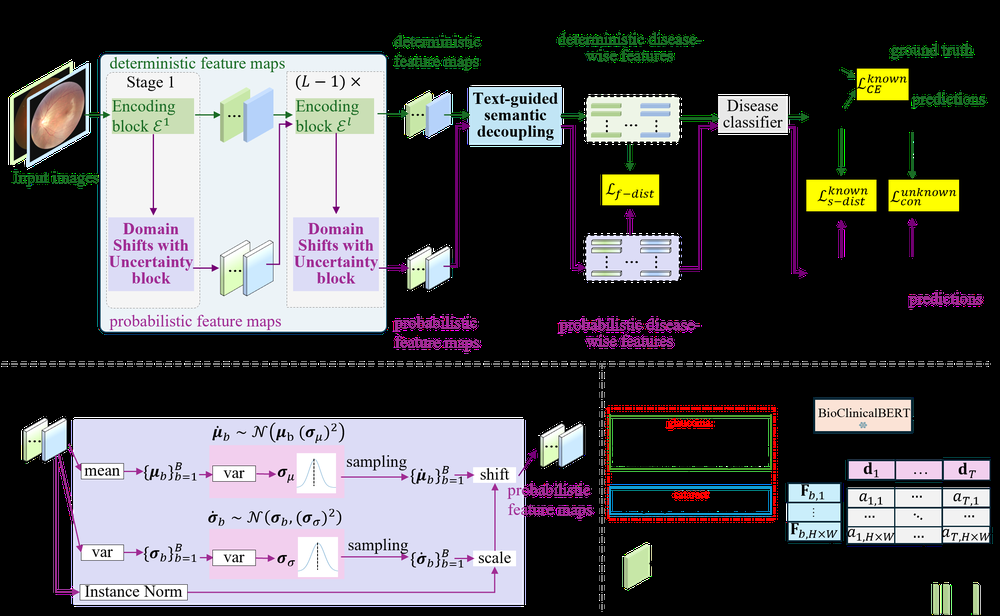
#> input picture images/framework.png, 1000 x 616 px, shrunk from 2494 x 1536 before the run
$ python -i threshold_crop.py   (imports and definitions only)
#> lines starting #> are read from the running program, lines starting #| are printed output that depends on the picture; after the words box and inside, x2 and y2 are one past the last pixel; in counts of white or black regions, pixels touching at a corner belong together
#> further down, picture is the input picture: shape (616, 1000, 3); mean B, G, R 82.2, 80.4, 81.5
import argparse
import os
import numpy as np

import cv2
import PIL.Image


def get_bound(image, threshold=20, mode_keep=False, filename=''):
#> called with threshold = 20, mode_keep = False, filename = ''
    gray = cv2.cvtColor(image, cv2.COLOR_BGR2GRAY)
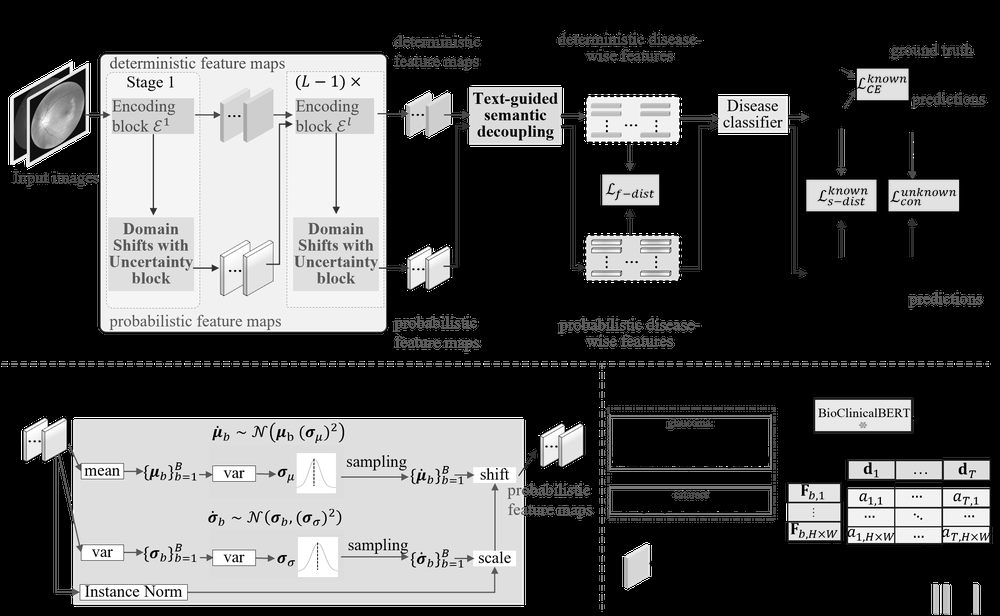
#> gray: shape (616, 1000); min 0, max 255, mean 80.9
    _, thresh = cv2.threshold(gray, threshold, 255, cv2.THRESH_BINARY)
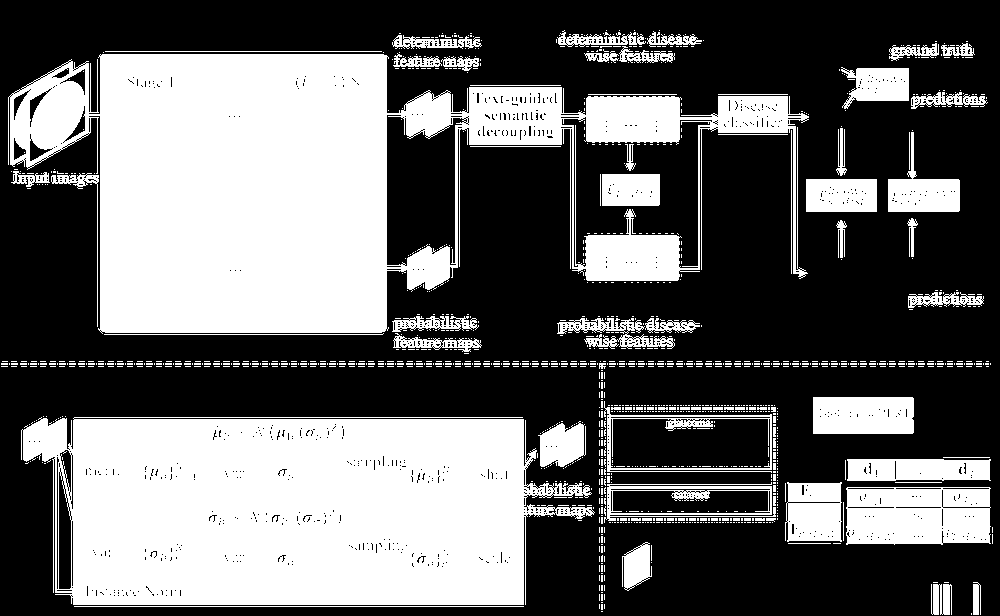
#> thresh: shape (616, 1000); 40% white; 1324 white regions (1232 under 20 px), largest, box (x1, y1, x2, y2) and area: (8, 54, 809, 334) 108361, (21, 417, 595, 605) 87575, (846, 487, 991, 545) 7719
    kernel = cv2.getStructuringElement(cv2.MORPH_ELLIPSE, (5, 5))
    thresh = cv2.dilate(thresh, kernel)
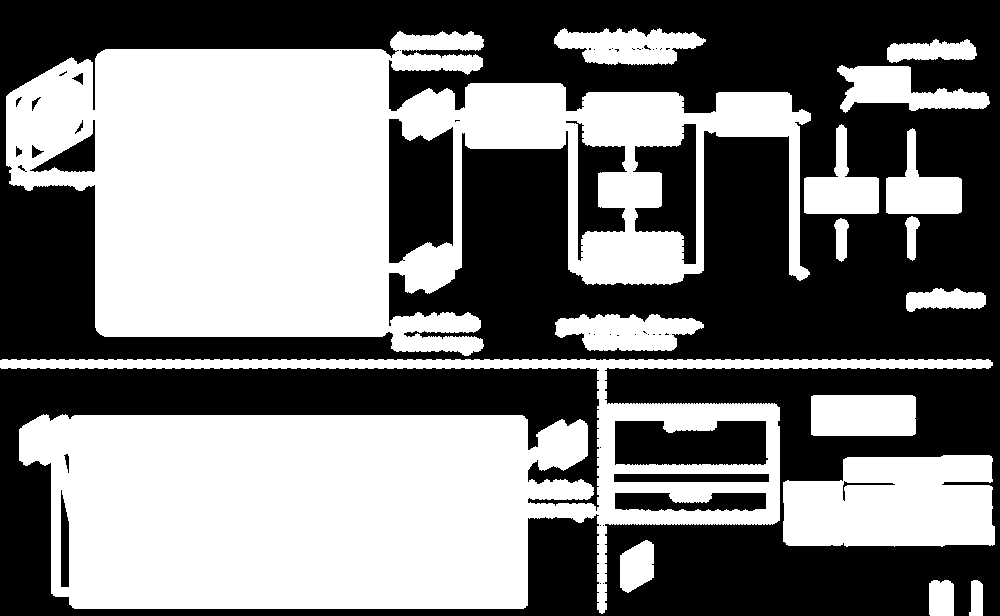
#> thresh: shape (616, 1000); 48.8% white; 16 white regions
    contours, hierarchy = cv2.findContours(thresh, cv2.RETR_EXTERNAL, cv2.CHAIN_APPROX_SIMPLE)
#> contours = 16 contours; largest, box (x1, y1, x2, y2) and area: (6, 31, 811, 356) 149646, (0, 359, 993, 614) 128260, (783, 455, 995, 547) 16758, (811, 395, 916, 436) 4150, (555, 314, 704, 351) 3798

    result = [0, 0, 0, 0]
    for cnt in contours:
        res = cv2.boundingRect(cnt)
        if res[2] > result[2] or res[3] > result[3]:
            result = res
#> this loop made 16 passes
#> result on passes 1, 2, 3, 4, 6, 15: (969, 580, 14, 36), (929, 580, 25, 36), (620, 540, 34, 53), (783, 455, 212, 92), (0, 359, 993, 255), (6, 31, 805, 325)
#> res on passes 5, 7, 8, 9, 10, 11: (811, 395, 105, 41), (555, 314, 149, 37), (906, 288, 80, 24), (834, 218, 15, 44), (905, 216, 15, 45), (886, 128, 76, 86)
    x, y, w, h = result
#> x = 6; y = 31; w = 805; h = 325

    if mode_keep:
        if np.abs(image.shape[0] / image.shape[1] - 1.0) < 0.1:
            x, y, w, h = 0, 0, image.shape[1], image.shape[0]

    return x, y, w, h


def crop(image_path,
         output_image=None, output_log_file=None, thresh=20, mode_keep=False,
         image_suffix='.jpg', color_mode=False):
    os.makedirs(output_image, exist_ok=True)

    lines = []
    for root, dirs, files in os.walk(image_path):
        for i, image_file in enumerate(files):
            image = cv2.imread(os.path.join(image_path, image_file))
            ori_h, ori_w = image.shape[0], image.shape[1]
            x, y, w, h = get_bound(image, thresh, mode_keep, image_file)

            h0 = y
            h1 = y + h
            w0 = x
            w1 = x + w

            line = '{} {} {} {} {} {} {}\n'.format(
                image_file.replace(image_suffix, ''), h0, ori_h - h1, w0, ori_w - w1, ori_h, ori_w)
            lines.append(line)
            print(line, end='')

            image = image[h0:h1, w0:w1]
            cv2.imwrite(os.path.join(output_image, image_file), image)

    with open(output_log_file, mode='w') as f:
        f.writelines(lines)


# [25 lines not run here, left out]

>>> import cv2
>>> picture = cv2.imread('../images/framework.png')
>>> result = get_bound(picture)
#> result = (6, 31, 805, 325)
